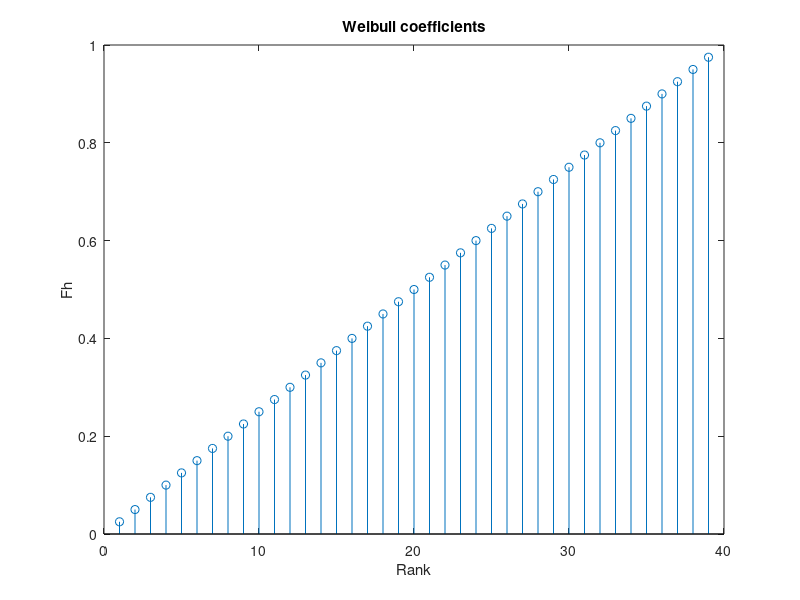
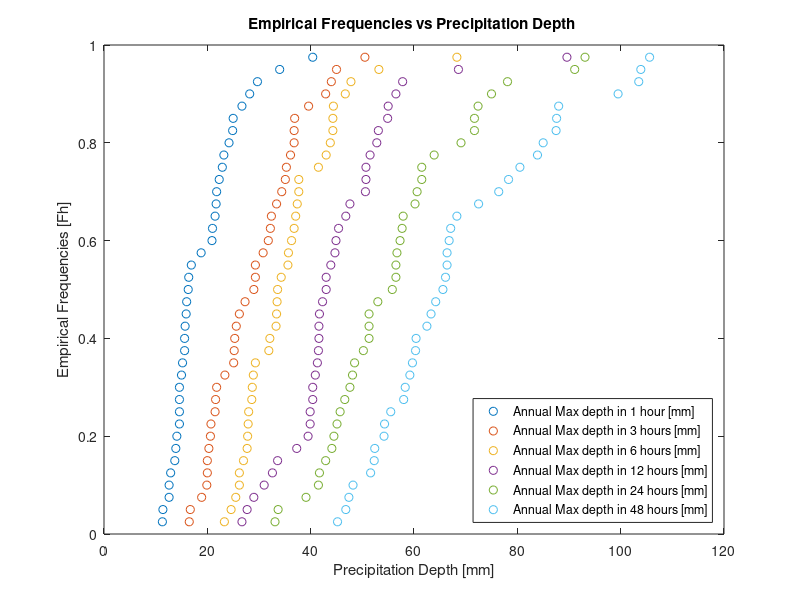
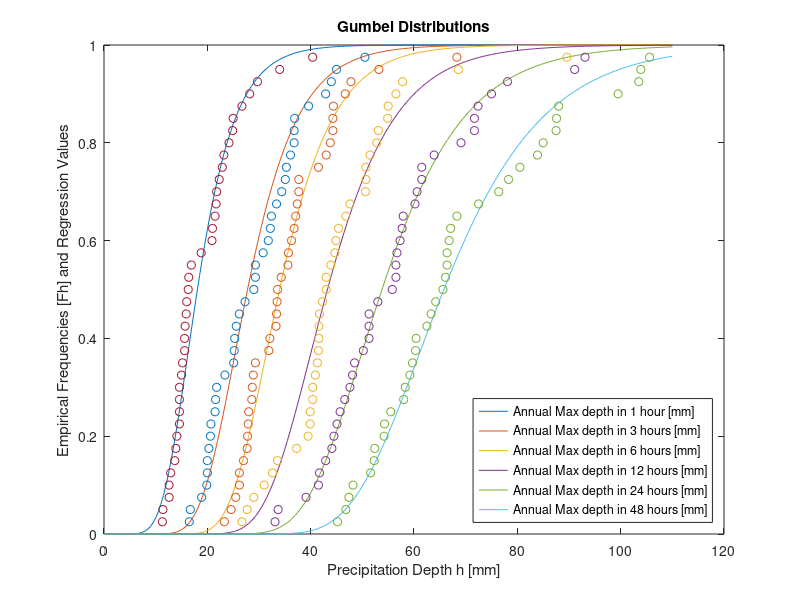

The MATLAB source for these figures, in order:
% -------------------------------------------------------------------------
% Course: Hydrology for Engineers
% Assignment 1
% Part 2: Fit a Gumbel distribution and calculate critical rainfall depths
% -------------------------------------------------------------------------

clear variables %clear the workspace variables
close all %close alla figures
clc %clear the command window

% -------------------------------------------------------------------------
% # 1: Compute the Weibull plotting position
% -------------------------------------------------------------------------
%% (1) Computing Fh nd YF
% import the data from Part1 using the function load
load assignment1_output_part1.mat

% sorting data columns by amplitude
sortedAnnualMax = sort(AnnualMax,1, 'ascend');
sortedAnnualMax;

%% Computing Weibull coefficients 

% initializing empty vector
Fh = zeros([size(sortedAnnualMax, 1),1]);

% computing frequency : Fh = i/(N+1)
sz = size(Fh,1);
for c = 1:sz
    Fh(c) = c/ (sz + 1);
end
Fh;

%% Plotting Weibull coefficients 
figure(21)
stem(Fh)
title('Weibull coefficients')
xlabel('Rank') 
ylabel('Fh') 

%% computing reduced variable YF

YF = -log(-log(Fh));

% Plot of Fh vs h
% for first column
figure(22)
plot(sortedAnnualMax(), Fh, 'o');
title('Empirical Frequencies vs Precipitation Depth ')
xlabel('Precipitation Depth [mm]') 
ylabel('Empirical Frequencies [Fh]')
legend({'Annual Max depth in 1 hour [mm]','Annual Max depth in 3 hours [mm]','Annual Max depth in 6 hours [mm]','Annual Max depth in 12 hours [mm]','Annual Max depth in 24 hours [mm]','Annual Max depth in 48 hours [mm]',},'Location','southeast')

%% (2) Fitting Gumbel curve
% method of moments
% calculating means and standard deviation for each duration 
std_vect = std(AnnualMax);
mean_vect = mean (AnnualMax);

%defining variables 
GumbelParMoments = zeros(2,6);
m = length(std_vect);

for k = 1:m
    alpha = pi/(std_vect(k)*sqrt(6));
    mu = mean_vect(k)-0.5772/alpha;

    GumbelParMoments(1,k) = alpha;
    GumbelParMoments(2,k) = mu;
end 
GumbelParMoments;
%%
% Gumbel method
GumbelPar = zeros(2,6);
m = length(std_vect);

mu_YF = mean(YF);
sigma_YF = std(YF);

% Defining paramaters 
for k = 1:m
    alphaG = sigma_YF/std_vect(k);
    muG = mean_vect(k)-(mu_YF/sigma_YF)*std_vect(k);
    
    GumbelPar(1,k) = alphaG;
    GumbelPar(2,k) = muG;
end
GumbelPar;

%% (3)Compute analytical Gumbel distributions

n = 0:0.5:110;
m = length(n);
GumbelCompute = zeros(m,6);
GumbelComputeMoments = zeros(m,6);

for k = 1:m
    for l = 1:6
       GumbelCompute(k,l) = exp(-exp(-GumbelPar(1,l)*(n(k)-GumbelPar(2,l))));
       GumbelComputeMoments(k,l) = exp(-exp(-GumbelParMoments(1,l)*(n(k)-GumbelParMoments(2,l))));
    end 
end 


%% (4) Plot 

figure(23)
plot(n, GumbelComputeMoments)
title('Gumbel Distributions')
xlabel('Precipitation Depth h [mm]') 
ylabel('Empirical Frequencies [Fh] and Regression Values')
legend({'Annual Max depth in 1 hour [mm]','Annual Max depth in 3 hours [mm]','Annual Max depth in 6 hours [mm]','Annual Max depth in 12 hours [mm]','Annual Max depth in 24 hours [mm]','Annual Max depth in 48 hours [mm]',},'Location','southeast')

hold on 
plot(sortedAnnualMax(), Fh, 'o');
legend({'Annual Max depth in 1 hour [mm]','Annual Max depth in 3 hours [mm]','Annual Max depth in 6 hours [mm]','Annual Max depth in 12 hours [mm]','Annual Max depth in 24 hours [mm]','Annual Max depth in 48 hours [mm]',},'Location','southeast')
% TO-DO : set the same colors to both plot elements (regressions and
% points) 
%% (5) Th and h
